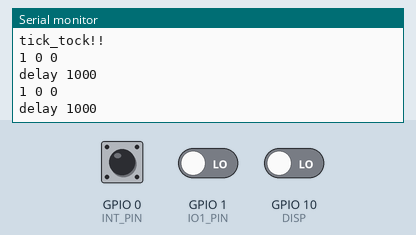
Simulated run of this sketch. Board: ESP32-S3. Parts: the last lines printed to the serial monitor. The inputs (shaded band) are chosen by the test bench; at power-on: GPIO 0 (INT_PIN) HIGH, GPIO 1 (IO1_PIN) LOW, GPIO 10 (DISP) LOW.

Above: at 3.8 s.
3.9 s: GPIO 0 (INT_PIN) pulled LOW for 1.3 s
At 4.5 s:
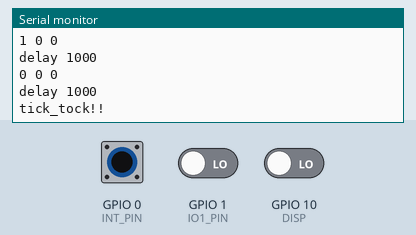
6.7 s: GPIO 1 (IO1_PIN) driven HIGH
8.2 s: GPIO 10 (DISP) driven HIGH
9.7 s: GPIO 0 (INT_PIN) pulled LOW for 1.3 s
At 10.3 s:
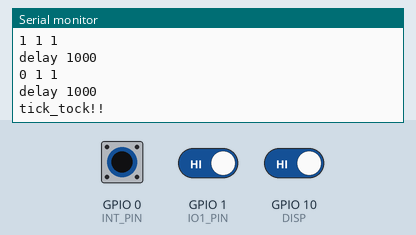

The sketch:

InternalPullUpTest.ino
```cpp
const uint8_t INT_PIN = 0;
const uint8_t IO1_PIN = 1;

const uint8_t BTN_UP = 4;
const uint8_t DISP = 10;

// flag to update serial; set in interrupt callback
volatile uint8_t tick_tock = 1;

// INT0 interrupt callback; update tick_tock flag
void set_tick_tock(void) {
  tick_tock = 1;
}


void setup() {
  Serial.begin(115200);
  pinMode(INT_PIN, INPUT_PULLUP);
  pinMode(IO1_PIN, INPUT_PULLDOWN);
  // pinMode(BTN_UP, INPUT_PULLDOWN);
  // digitalWrite(INT_PIN, HIGH);
  // digitalWrite(IO1_PIN, HIGH);

  attachInterrupt(digitalPinToInterrupt(INT_PIN), set_tick_tock, CHANGE);
  attachInterrupt(INT_PIN, set_tick_tock, CHANGE);

  // rtc.enableTimer();
  Serial.println("setup() ok");
}


void loop() {
  // Serial.println(rtc.formatDateTime(PCF_TIMEFORMAT_YYYY_MM_DD_H_M_S));
  delay(1000);
  //  Serial.printf("%d %d %d %d ", rtc.alarmActive(), rtc.isTimerEnable(),
  //                rtc.isTimerActive(), rtc.status2());
  Serial.printf("%d %d %d\r\n",
                digitalRead(INT_PIN), digitalRead(IO1_PIN), digitalRead(DISP));
  for (size_t i = 0; i < 10; i++) {
    // Serial.printf("%d=%d\r\n", i, digitalRead(i));
  }
  Serial.println("delay 1000");
  if (tick_tock) {
    Serial.println("tick_tock!!");
    tick_tock = 0;
  }
}
```

Measured:
- after the input at 3.9 s, the serial monitor: prints a new line after 0.10 s (image 1)
- after the input at 9.7 s, the serial monitor: prints a new line after 0.30 s (image 2)
